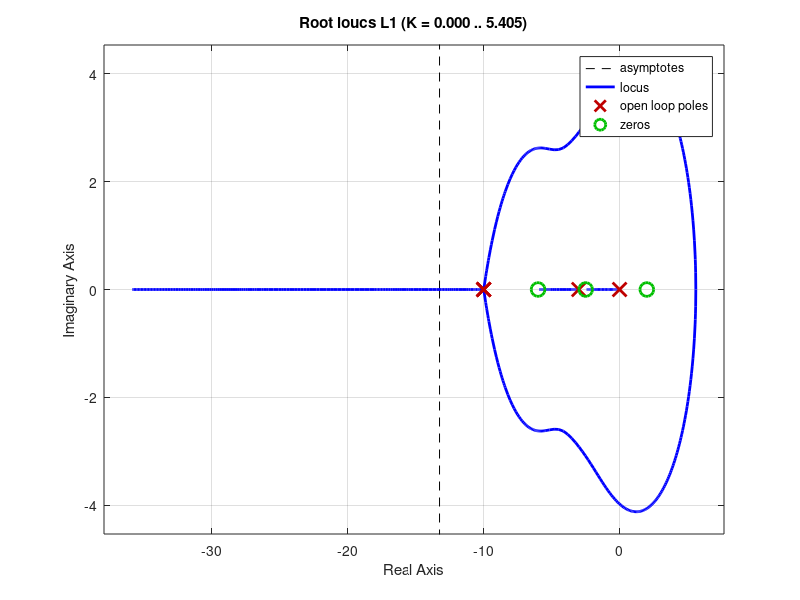
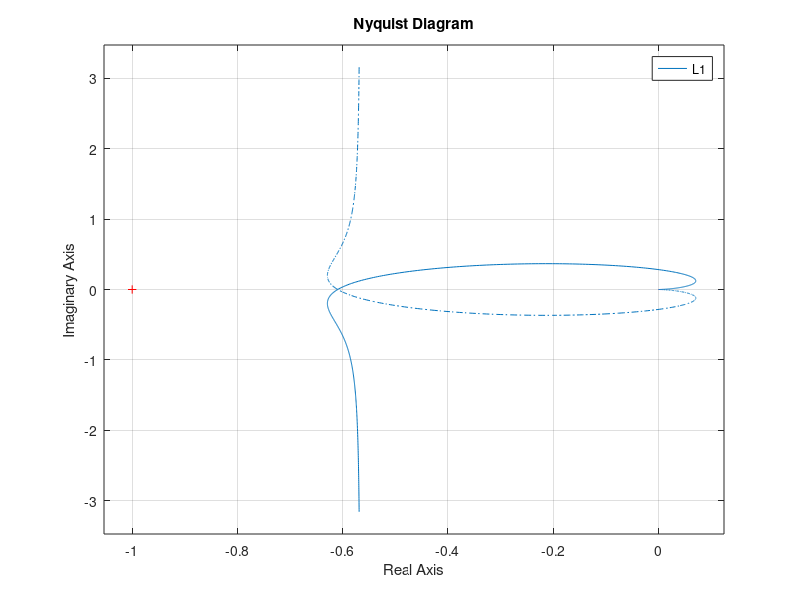
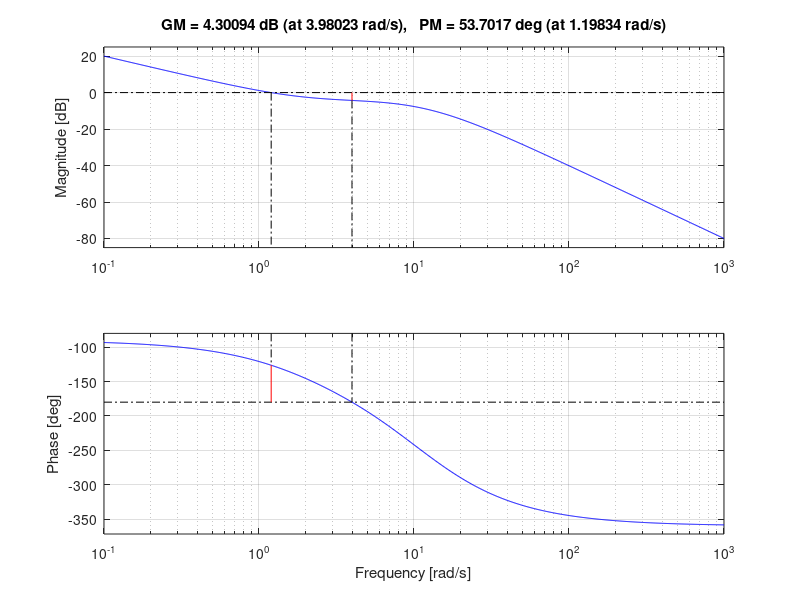
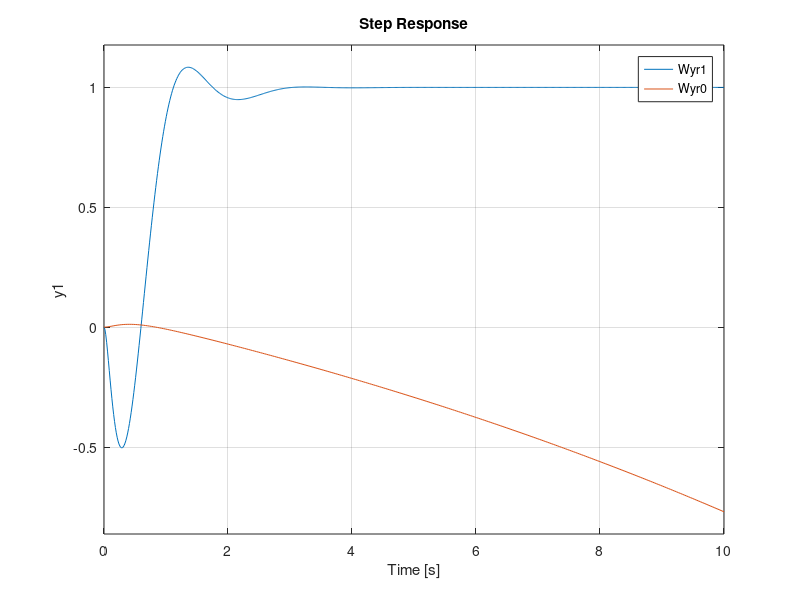

Recreate these plots in MATLAB, in order.
clc
clear all
close all

%P(s) = (s-2)/((s+3)(s+10)) errore a regime <10% per rampa
%con S% e T% più piccoli possibile

s = tf('s');
P= (s-2)/((s+3)*(s+10));

figure(1)
rlocus(P);


%% controllore 

C0  = 1/s;
L0 = C0*P;
Wyr0 = minreal(L0/(1+L0))
figure(1)
rlocus(L0);

%% CONTROLLORE PER I TRANSITORI 
C1 = ((s/2.5+1)*(s/6+1))/((s/10+1)^2);
k=-15;
L1 = k*C0*C1*P;
Wyr1 = minreal(L1/(1+L1))
figure(1)
rlocus(L1);

figure(2)
nyquist(L1);

figure(3)
margin(L1);

figure(4)
step(Wyr1,Wyr0,10);
legend
% %% RETE ANTICIPATRICE (ON VA BENE )
% 
% alpha = 0.1;
% omega_t = 1;
% tau_r = 1/(omega_t*sqrt(alpha));
% Ra = (1+tau_r*s)/(tau_r*alpha*s+1);
% k1=-15;
% L2 = k1*C0*C1*P*Ra;
% 
% Wyr2 = minreal(L2/(1+L2));
% figure(1)
% rlocus(L2);
% 
% figure(2)
% nyquist(L2);
% 
% figure(3)
% bode(L1,L2)
% legend
% 
% 
% figure(4)
% step(Wyr2,Wyr1,Wyr0,10);
% legend


